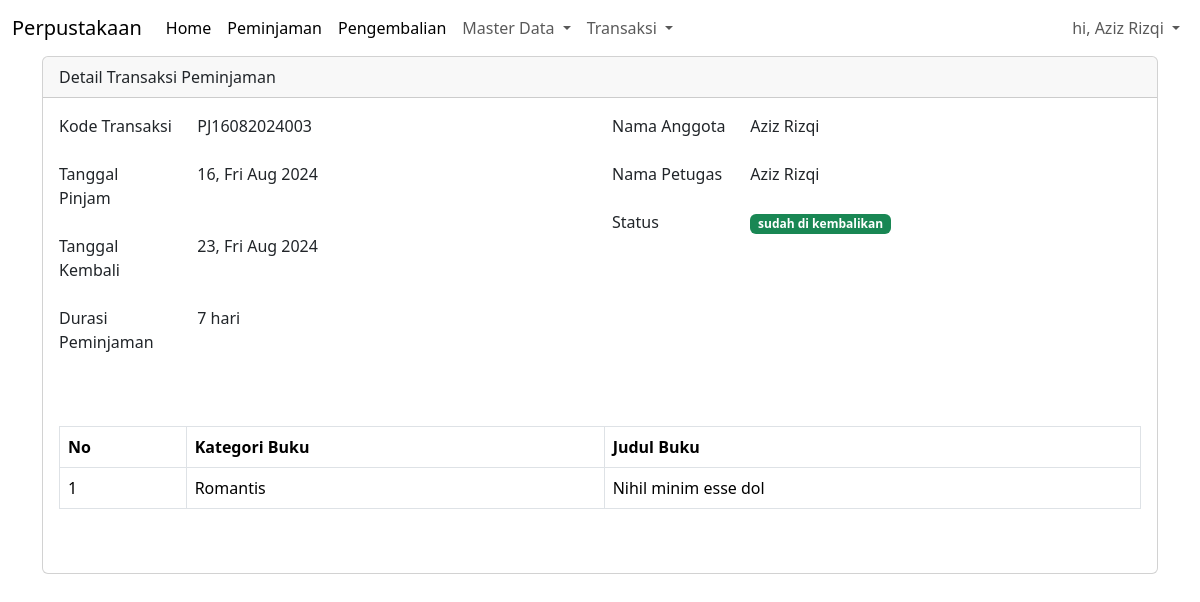
Page /index.php?pg=tambah-peminjaman&detail=3 (signed in) on the committed database.
### tables this page shows
CREATE TABLE `peminjaman` (
  `id` int(11) NOT NULL,
  `id_anggota` int(11) NOT NULL,
  `id_user` int(11) NOT NULL,
  `kode_transaksi` varchar(30) NOT NULL,
  `tgl_pinjam` date NOT NULL,
  `tgl_kembali` date NOT NULL,
  `status` tinyint(1) NOT NULL,
  `created_at` timestamp NOT NULL DEFAULT current_timestamp() ON UPDATE current_timestamp(),
  `updated_at` timestamp NOT NULL DEFAULT current_timestamp() ON UPDATE current_timestamp(),
  `deleted_at` tinyint(1) NOT NULL DEFAULT 0
);

CREATE TABLE `anggota` (
  `id` int(11) NOT NULL,
  `nama_lengkap` varchar(50) NOT NULL,
  `nisn` varchar(20) NOT NULL,
  `jenis_kelamin` enum('Laki - Laki','Perempuan') NOT NULL,
  `alamat` varchar(255) NOT NULL,
  `no_telp` varchar(13) NOT NULL,
  `created_at` timestamp NOT NULL DEFAULT current_timestamp(),
  `updated_at` timestamp NOT NULL DEFAULT current_timestamp() ON UPDATE current_timestamp()
);

CREATE TABLE `user` (
  `id` int(11) NOT NULL,
  `id_level` int(11) NOT NULL,
  `nama_lengkap` varchar(50) NOT NULL,
  `email` varchar(50) NOT NULL,
  `password` varchar(100) NOT NULL,
  `created_at` timestamp NOT NULL DEFAULT current_timestamp(),
  `updated_at` timestamp NOT NULL DEFAULT current_timestamp() ON UPDATE current_timestamp()
);

CREATE TABLE `detail_peminjam` (
  `id` int(11) NOT NULL,
  `id_peminjaman` int(11) NOT NULL,
  `id_buku` int(11) NOT NULL,
  `id_kategori` int(11) NOT NULL
);

CREATE TABLE `kategori` (
  `id` int(11) NOT NULL,
  `nama_kategori` varchar(50) NOT NULL,
  `keterangan` text NOT NULL,
  `created_at` timestamp NOT NULL DEFAULT current_timestamp(),
  `updated_at` timestamp NOT NULL DEFAULT current_timestamp() ON UPDATE current_timestamp()
);

CREATE TABLE `buku` (
  `id` int(11) NOT NULL,
  `id_kategori` int(11) NOT NULL,
  `judul` varchar(50) NOT NULL,
  `jumlah` int(11) NOT NULL,
  `penerbit` varchar(50) NOT NULL,
  `tahun_terbit` varchar(5) NOT NULL,
  `penulis` varchar(50) NOT NULL,
  `created_at` timestamp NOT NULL DEFAULT current_timestamp(),
  `updated_at` timestamp NOT NULL DEFAULT current_timestamp() ON UPDATE current_timestamp()
);

### content/tambah-peminjaman.php (the view, shortened to what this page needs)
<?php
if (isset($_GET['detail'])) {
    $id = $_GET['detail'];
    $detail = mysqli_query($koneksi,  "SELECT anggota.nama_lengkap as nama_anggota ,peminjaman.*,user.nama_lengkap
          FROM peminjaman
          LEFT JOIN anggota ON anggota.id=peminjaman.id_anggota
          LEFT JOIN user ON user.id = peminjaman.id_user
          WHERE peminjaman.id = '$id'");
    $rowDetail = mysqli_fetch_assoc($detail);
    $getDetaiBook = mysqli_query($koneksi, "SELECT * FROM detail_peminjam LEFT JOIN buku on buku.id = detail_peminjam.id_buku
     LEFT JOIN kategori on kategori.id = buku.id_kategori WHERE id_peminjaman = '$id' ");
    $tangga_pinjam = $rowDetail['tgl_pinjam'];
    $tangga_kembali = $rowDetail['tgl_kembali'];
    $date_pinjam = new DateTime($tangga_pinjam);
    $date_kembali = new DateTime($tangga_kembali);
    $interval = $date_pinjam->diff($date_kembali);
}
?>
<?php if (isset($_GET['detail'])): ?>
    <div class="container">
        <div class="col-sm-12">
            <div class="card">
                <div class="card-header">Detail Transaksi Peminjaman</div>
                <div class="card-body">
                    <div class="mb-3 row">
                        <div class="col-sm-6">
                            <div class="row mb-3">
                                <div class="col-sm-3">
                                    <label for="" class="form-label">Kode Transaksi</label>
                                </div>
                                <div class="col-sm-9">
                                    <?= $rowDetail['kode_transaksi'] ?>
                                </div>
                            </div>
                            <div class="row mb-3">
                                <div class="col-sm-3">
                                    <label for="" class="form-label">Tanggal Pinjam</label>
                                </div>
                                <div class="col-sm-9">
                                    <?= date("d, D M Y", strtotime($rowDetail['tgl_pinjam'])) ?>
                                </div>
                            </div>
                            <div class="row mb-3">
                                <div class="col-sm-3">
                                    <label for="" class="form-label">Tanggal Kembali</label>
                                </div>
                                <div class="col-sm-9">
                                    <?php echo date("d, D M Y", strtotime($rowDetail['tgl_kembali'])) ?>
                                </div>
                            </div>
                            <div class="row mb-3">
                                <div class="col-sm-3">
                                    <label for="" class="form-label">Durasi Peminjaman</label>
                                </div>
                                <div class="col-sm-9">
                                    <?= $interval->days ?> hari
                                </div>
                            </div>
                        </div>
                        <div class="col-sm-6">
                            <div class="row mb-3">
                                <div class="col-sm-3">
                                    <label for="" class="form-label">Nama Anggota</label>
                                </div>
                                <div class="col-sm-9">
                                    <?= $rowDetail['nama_anggota'] ?>
                                </div>
                            </div>
                            <div class="row mb-3">
                                <div class="col-sm-3">
                                    <label for="" class="form-label">Nama Petugas</label>
                                </div>
                                <div class="col-sm-9">
                                    <?= $rowDetail['nama_lengkap'] ?>
                                </div>
                            </div>
                            <div class="row mb-3">
                                <div class="col-sm-3">
                                    <label for="" class="form-label">Status</label>
                                </div>
                                <div class="col-sm-9">
                                    <?= getStatus($rowDetail['status']) ?>
                                </div>
                            </div>
                        </div>
                    </div>
                    <div class="mb-5 mt-5">
                        <table class="table table-bordered">
                            <thead>
                                <tr>
                                    <th>No</th>
                                    <th>Kategori Buku</th>
                                    <th>Judul Buku</th>
                                </tr>
                            </thead>
                            <tbody>
                                <?php $no = 1;
                                while ($rowDetailBook = mysqli_fetch_assoc($getDetaiBook)): ?>
                                    <tr>
                                        <td><?= $no++ ?></td>
                                        <td><?= $rowDetailBook['nama_kategori'] ?></td>
                                        <td><?= $rowDetailBook['judul'] ?></td>
                                    </tr>
                                <?php endwhile; ?>
                            </tbody>
                        </table>
                    </div>
                </div>
            </div>
        </div>
    </div>
    </div>
<?php endif; ?>

### rows in the picture
peminjaman: kode_transaksi "PJ16082024003", tgl_pinjam "16, Fri Aug 2024", tgl_kembali "23, Fri Aug 2024", tgl_pinjam+tgl_kembali "7", id_anggota.nama_lengkap "Aziz Rizqi", id_user.nama_lengkap "Aziz Rizqi"
detail_peminjam: id_kategori.nama_kategori "Romantis", id_buku.judul "Nihil minim esse dol"

### other values in the picture
$_SESSION['NAMA_LENGKAP'] "Aziz Rizqi"
